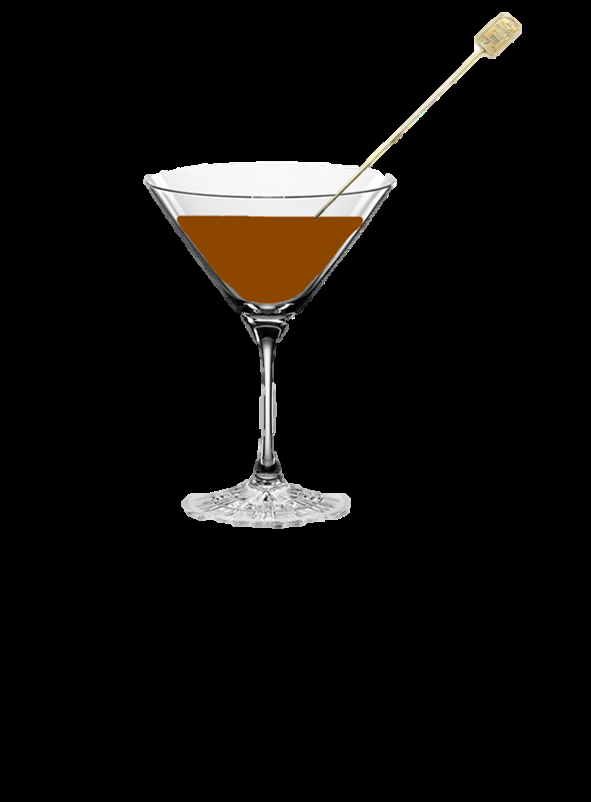
#> input picture server123/bin/Debug/a/11.png, 591 x 802 px, found by its file name
$ python '여러색 구별.py'
#> lines starting #> are read from the running program, lines starting #| are printed output that depends on the picture; after the words box and inside, x2 and y2 are one past the last pixel; in counts of white or black regions, pixels touching at a corner belong together
# 검은색으로 구분된 부분만 구분

import cv2
import numpy as np
from scipy.spatial import distance as dist

# Contour 영역 내에 텍스트 쓰기
# https://github.com/bsdnoobz/opencv-code/blob/master/shape-detect.cpp
def setLabel(image, str, contour):

   fontface = cv2.FONT_HERSHEY_SIMPLEX
   scale = 0.6
   thickness = 2

   size = cv2.getTextSize(str, fontface, scale, thickness)
   text_width = size[0][0]
   text_height = size[0][1]

   x, y, width, height = cv2.boundingRect(contour)

   pt = (x + int((width - text_width) / 2), y + int((height + text_height) / 2))
   cv2.putText(image, str, pt, fontface, scale, (255, 255, 255), thickness, 8)

global cnt
cnt=0

# 컨투어 내부의 색을 평균내서 red, green, blue 중 어느 색인지 체크
def label(image, contour):
   mask = np.zeros(image.shape[:2], dtype="uint8")
   cv2.drawContours(mask, [contour], -1, 255, -1)

   mask = cv2.erode(mask, None, iterations=2)
   mean = cv2.mean(image, mask=mask)[:3]

   minDist = (np.inf, None)

   for (i, row) in enumerate(lab):
       d = dist.euclidean(row[0], mean)

       if d < minDist[0]:
           minDist = (d, i)

   cnt1, _ = cv2.connectedComponents(mask)   # 개수 카운트
   global cnt
   if cnt1 ==1:
      cnt+=1

   return colorNames[minDist[1]]


# 인식할 색 입력
colors = [[0, 0, 255], [0, 255, 0], [255, 0, 0]]
colorNames = ["red", "green", "blue"]

lab = np.zeros((len(colors), 1, 3), dtype="uint8")
for i in range(len(colors)):
   lab[i] = colors[i]

lab = cv2.cvtColor(lab, cv2.COLOR_BGR2LAB)


# 원본 이미지 불러오기
image = cv2.imread("./image/11.png", 1)
#> image is the input picture: shape (802, 591, 3); mean B, G, R 10.9, 12.7, 14.3
blurred = cv2.GaussianBlur(image, (5, 5), 0)

# 이진화
gray = cv2.cvtColor(blurred, cv2.COLOR_BGR2GRAY)
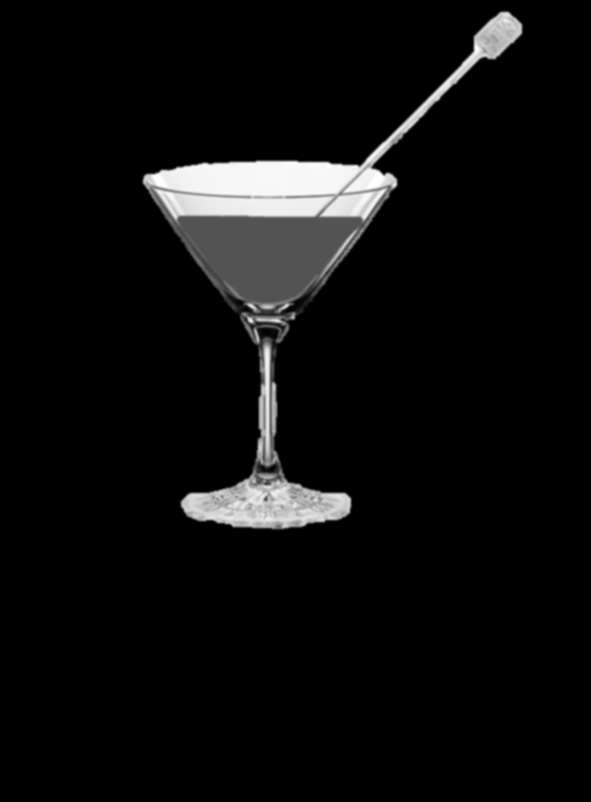
#> gray: shape (802, 591); min 0, max 255, mean 13
ret, thresh = cv2.threshold(gray, 60, 255, cv2.THRESH_BINARY)
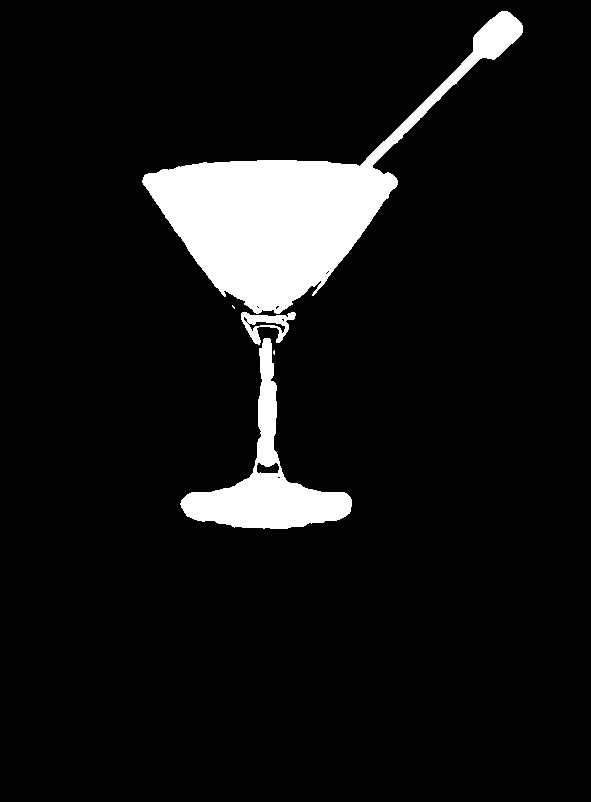
#> thresh: shape (802, 591); 7.9% white; 5 white regions (2 under 20 px), largest, box (x1, y1, x2, y2) and area: (142, 11, 523, 314) 28327, (180, 338, 352, 529) 8550, (241, 312, 296, 345) 775

# 색검출할 색공간으로 LAB사용
img_lab = cv2.cvtColor(blurred, cv2.COLOR_BGR2LAB)
#> img_lab: shape (802, 591, 3); mean of channels 0, 1, 2 13.5, 128.6, 129.2

thresh = cv2.erode(thresh, None, iterations=2)
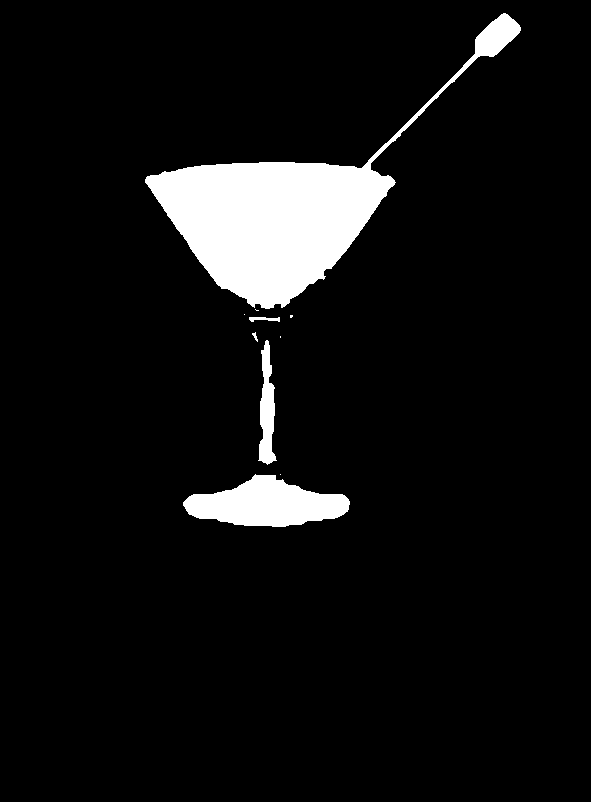
#> thresh: shape (802, 591); 6.8% white; 10 white regions (5 under 20 px)
#cv2.imshow("Thresh", thresh)


# 컨투어 검출
contours = cv2.findContours(thresh.copy(), cv2.RETR_EXTERNAL, cv2.CHAIN_APPROX_SIMPLE)
#> contours = 10 contours, 6 with area under 20; largest, box (x1, y1, x2, y2) and area: (145, 13, 521, 309) 24804, (183, 474, 350, 527) 5374, (258, 340, 277, 465) 1222, (249, 317, 280, 322) 68


# 컨투어 리스트가 OpenCV 버전에 따라 차이있기 때문에 추가
if len(contours) == 2:
   contours = contours[0]

elif len(contours) == 3:
   contours = contours[1]


# 컨투어 별로 체크
for contour in contours:

   #cv2.imshow("Image", image)
   cv2.waitKey(0)

   # 컨투어를 그림
   cv2.drawContours(image, [contour], -1, (0, 255, 0), 2)

   # 컨투어 내부에 검출된 색을 표시
   color_text = label(img_lab, contour)
   setLabel(image, color_text, contour)
#> this loop made 10 passes
#> (mean in label, cnt1 in label, color_text, size in setLabel, text_width in setLabel, x in setLabel, y in setLabel, width in setLabel) on passes 1, 2, 3, 5, 6, 7, 8, 10: ((0, 0, 0), 1, 'blue', ((40, 14), 6), 40, 280, 474, 1), ((199.3, 128, 128), 2, 'green', ((54, 14), 6), 54, 183, 474, 167), ((180.1, 128, 128), 2, 'red', ((32, 14), 6), 32, 258, 340, 19), ((0, 0, 0), 1, 'blue', ((40, 14), 6), 40, 252, 332, 6), ((0, 0, 0), 1, 'blue', ((40, 14), 6), 40, 249, 317, 31), ((0, 0, 0), 1, 'blue', ((40, 14), 6), 40, 290, 315, 3), ((0, 0, 0), 1, 'blue', ((40, 14), 6), 40, 244, 314, 1), ((167.2, 139.8, 151.2), 3, 'red', ((32, 14), 6), 32, 145, 13, 376)
#> (contour, mean in label, cnt1 in label, color_text, size in setLabel, text_width in setLabel, x in setLabel, y in setLabel) on passes 4, 9: ([[280, 336], [280, 337]], (0, 0, 0), 1, 'blue', ((40, 14), 6), 40, 280, 336), ([[255, 309], [256, 310], [258, 310], [256, 310]], (0, 0, 0), 1, 'blue', ((40, 14), 6), 40, 255, 309)
#> pass 2, in label (call 2), `mask = cv2.erode(mask, None, iterations=2)`:
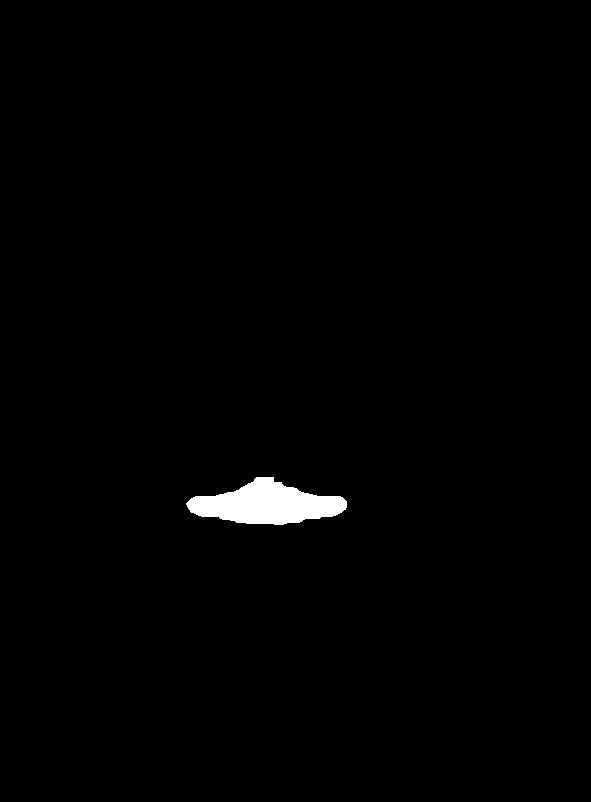
#> mask: shape (802, 591); 0.99% white; 1 white region, box (x1, y1, x2, y2) and area: (186, 477, 347, 525) 4689
#> pass 3, in label (call 3), `mask = cv2.erode(mask, None, iterations=2)`:
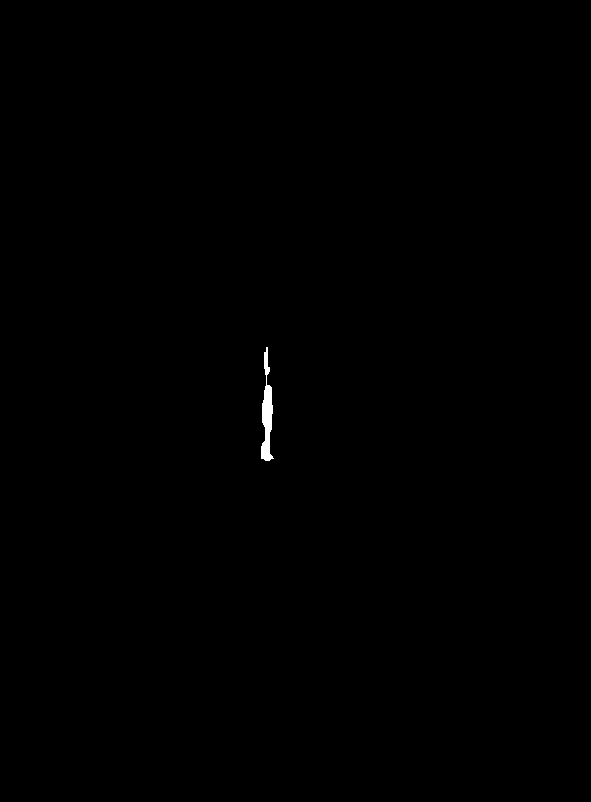
#> mask: shape (802, 591); 0.16% white; 1 white region, box (x1, y1, x2, y2) and area: (261, 347, 274, 461) 756
#> after the loop:
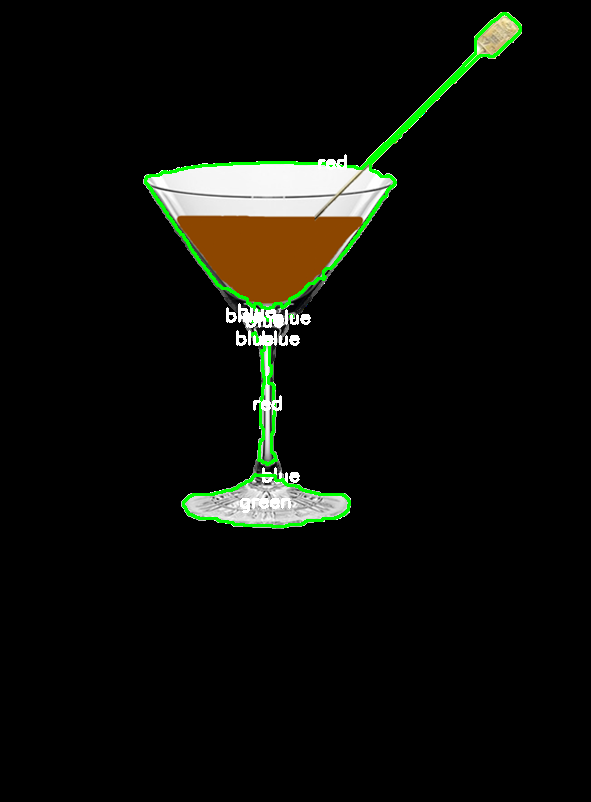
#> image: shape (802, 591, 3); 1.76% of pixels changed, all inside (x1, y1, x2, y2) = (144, 12, 522, 528)

print('cnt1:', cnt)     # 개수
#| cnt1: 7
cv2.imshow("Image", image)
cv2.waitKey(0)

$ run again, with server123/bin/Debug/a/1.png copied over server123/bin/Debug/a/11.png
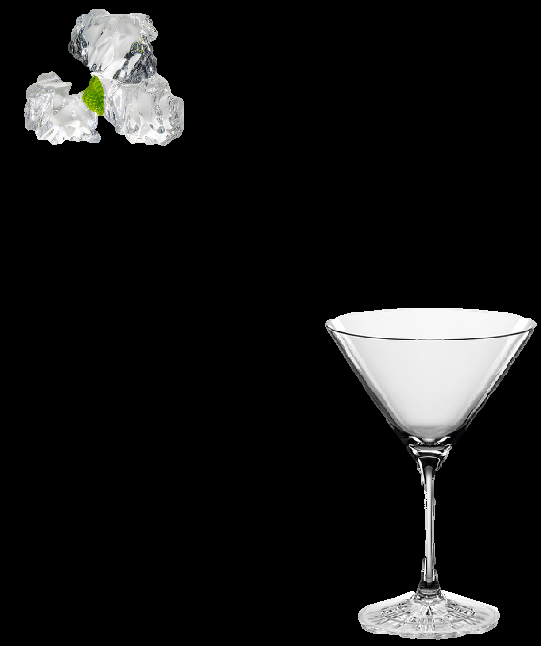
#> input picture server123/bin/Debug/a/1.png, 541 x 646 px, found by its file name
#> image is the input picture: shape (646, 541, 3); mean B, G, R 22.9, 23.2, 23.1
#> img_lab: shape (646, 541, 3); mean of channels 0, 1, 2 23.7, 127.9, 128.1
#> `thresh = cv2.erode(thresh, None, iterations=2)`:
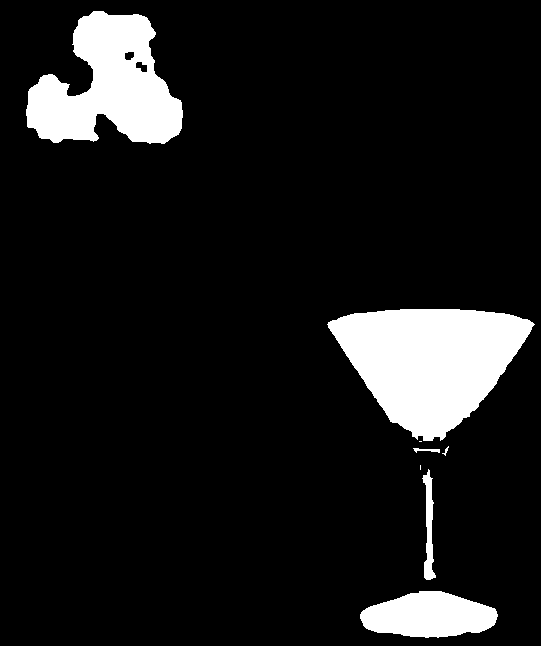
#> thresh: shape (646, 541); 10.2% white; 8 white regions (2 under 20 px)
#> contours = 8 contours, 3 with area under 20; largest, box (x1, y1, x2, y2) and area: (327, 309, 535, 441) 16962, (26, 11, 183, 144) 12550, (360, 591, 498, 638) 4580, (422, 469, 436, 580) 627, (413, 448, 440, 453) 42
#> the loop `for contour in contours:  #cv2.imshow("Image", image)` made 8 passes
#> (mean in label, cnt1 in label, color_text, size in setLabel, text_width in setLabel, x in setLabel, y in setLabel, width in setLabel) on passes 1, 2, 4, 5, 7, 8: ((200.1, 128, 128), 2, 'green', ((54, 14), 6), 54, 360, 591, 138), ((198, 128, 128), 2, 'red', ((32, 14), 6), 32, 422, 469, 14), ((0, 0, 0), 1, 'blue', ((40, 14), 6), 40, 413, 448, 27), ((0, 0, 0), 1, 'blue', ((40, 14), 6), 40, 442, 446, 7), ((230.8, 128, 128), 2, 'green', ((54, 14), 6), 54, 327, 309, 208), ((200.2, 126.1, 130.7), 2, 'green', ((54, 14), 6), 54, 26, 11, 157)
#> after the loop `for contour in contours:`:
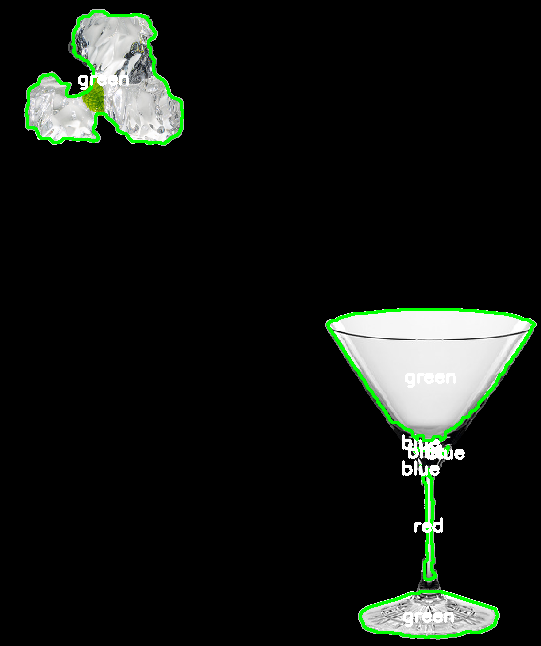
#> image: shape (646, 541, 3); 2.33% of pixels changed, all inside (x1, y1, x2, y2) = (25, 10, 536, 639)
#| cnt1: 4
